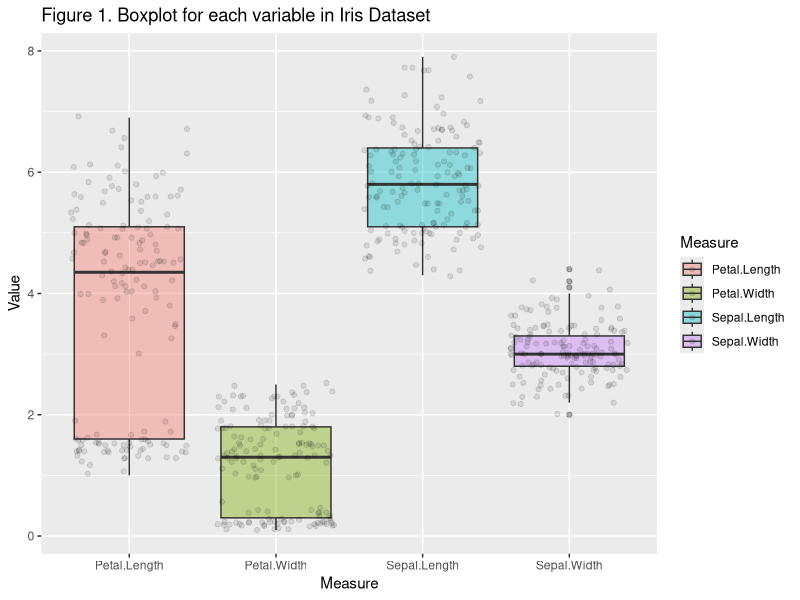
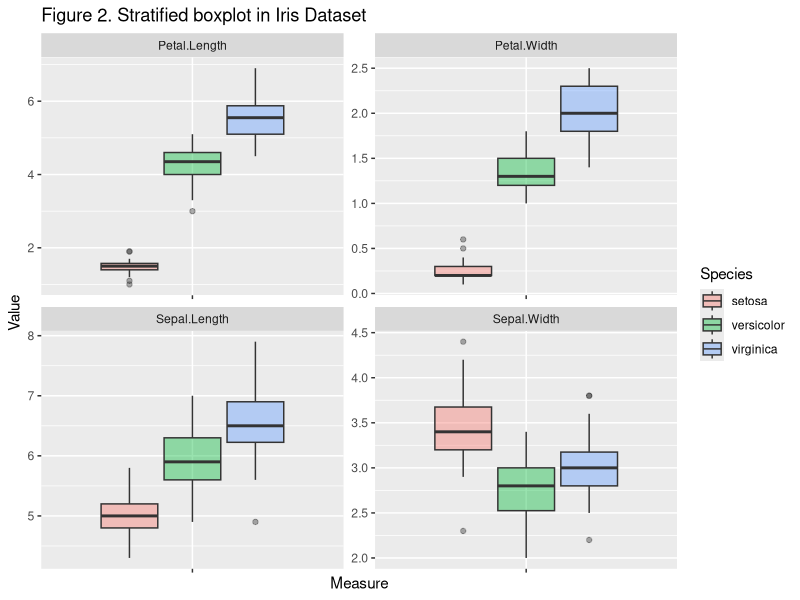
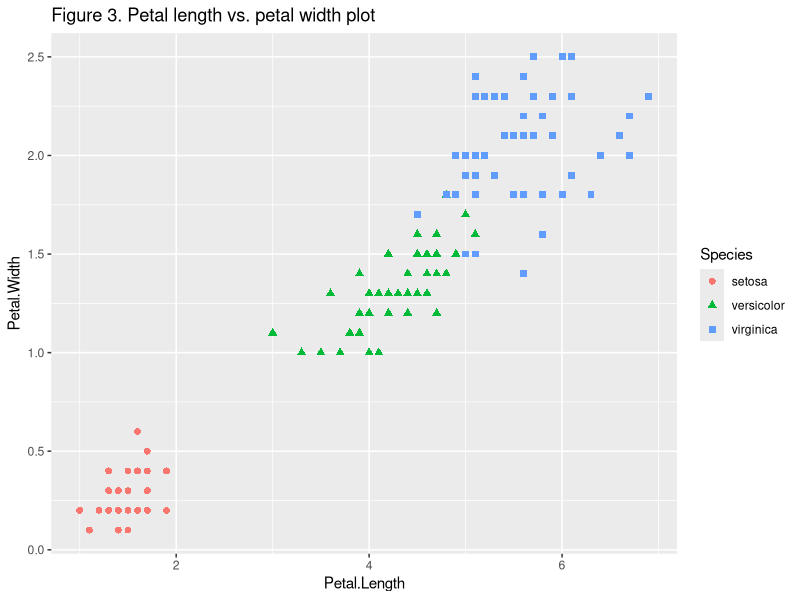
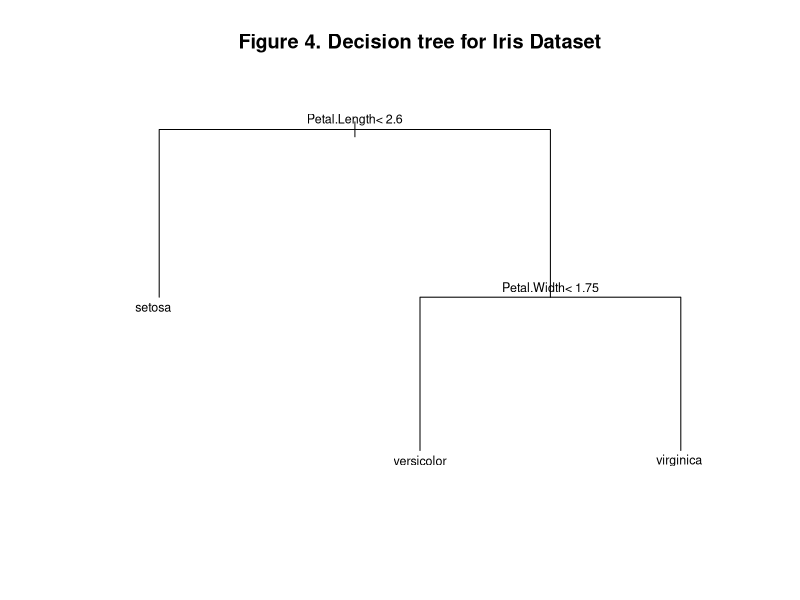
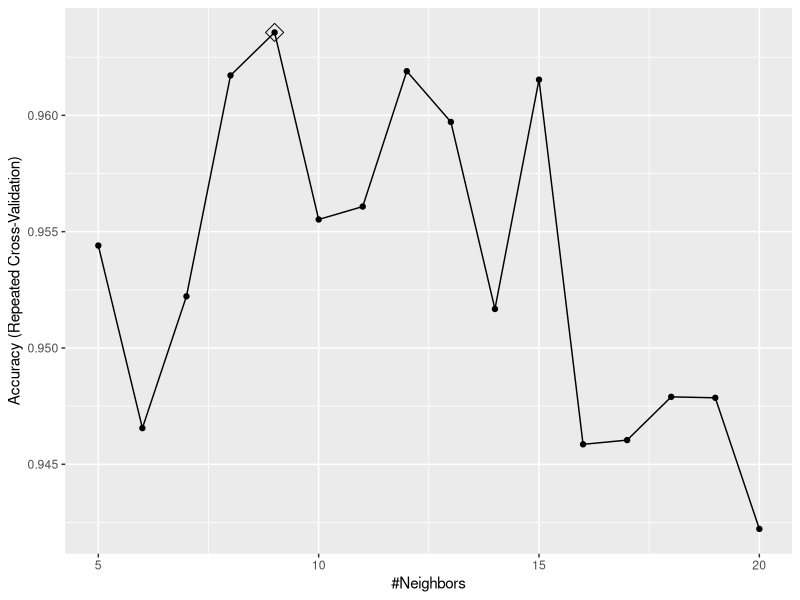
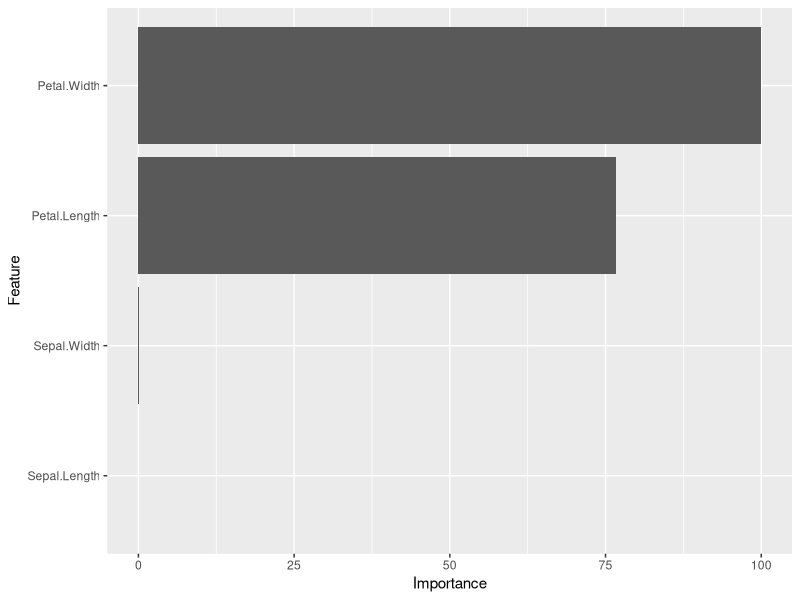

Here is the R script that generated these plots, in order:
## ---- chunk 1
knitr::opts_chunk$set(echo = TRUE)
## ---- chunk 2
library(tidyverse)
data(iris)
## ---- chunk 3
dim(iris)
## ---- chunk 4
str(iris)  
## ---- chunk 5
summary(iris)
## ---- chunk 6
iris %>% gather(Measure,Value, -Species) %>% 
  ggplot(aes(x = Measure, y = Value, fill = Measure)) + 
  geom_boxplot(alpha = 0.4) + geom_jitter(alpha = 0.1) + 
  labs(title = "Figure 1. Boxplot for each variable in Iris Dataset") 
## ---- chunk 7
iris %>% gather(Measure, Value, -Species) %>% 
  ggplot(aes(x = Measure, y = Value, fill = Species)) + 
  geom_boxplot(alpha = 0.4) + facet_wrap(~ Measure, scales = "free") + 
  theme(axis.text.x = element_blank()) + 
  labs(title = "Figure 2. Stratified boxplot in Iris Dataset")
## ---- chunk 8
iris %>% ggplot(aes(x = Petal.Length, y = Petal.Width, colour = Species)) + 
  geom_point(aes(shape = Species), cex = 2) + 
  labs(title="Figure 3. Petal length vs. petal width plot")
## ---- chunk 9
library(caret)
set.seed(1979)
index <- createDataPartition(iris$Species, times = 1, p = 0.3, list = FALSE )
train_set <- iris[-index,]
test_set <- iris[index,]
fitControl <- trainControl(method = "repeatedcv", number = 10, repeats = 5)
## ---- chunk 10
train_rpart <- train(Species ~ ., data = train_set, method = "rpart", trControl = fitControl) 
y_hat_tree <- predict(train_rpart,test_set)
confusionMatrix(y_hat_tree, test_set$Species)
plot(train_rpart$finalModel, margin = 0.1, main = "Figure 4. Decision tree for Iris Dataset")
text(train_rpart$finalModel, cex = 0.75)
## ---- chunk 11
train_knn <- train(Species ~., data = train_set, method = "knn", trControl = fitControl, 
                   tuneGrid = data.frame(k = seq(5,20,1)))
y_hat_knn <- predict(train_knn, test_set)
confusionMatrix(y_hat_knn, test_set$Species)
ggplot(train_knn,highlight = TRUE)
## ---- chunk 12
train_rf <- train(Species ~., data = train_set, method ="rf", trControl = fitControl)
y_hat_rf <- predict(train_rf, test_set)
confusionMatrix(y_hat_rf, test_set$Species)
ggplot(varImp(train_rf))
## ---- chunk 13
    echoaudience <- c("scientific", "executive")
## ---- chunk 14
    # a quite detailed info
## ---- chunk 15
    # a brief summary
## ---- chunk 16
    # some data only in my interest
